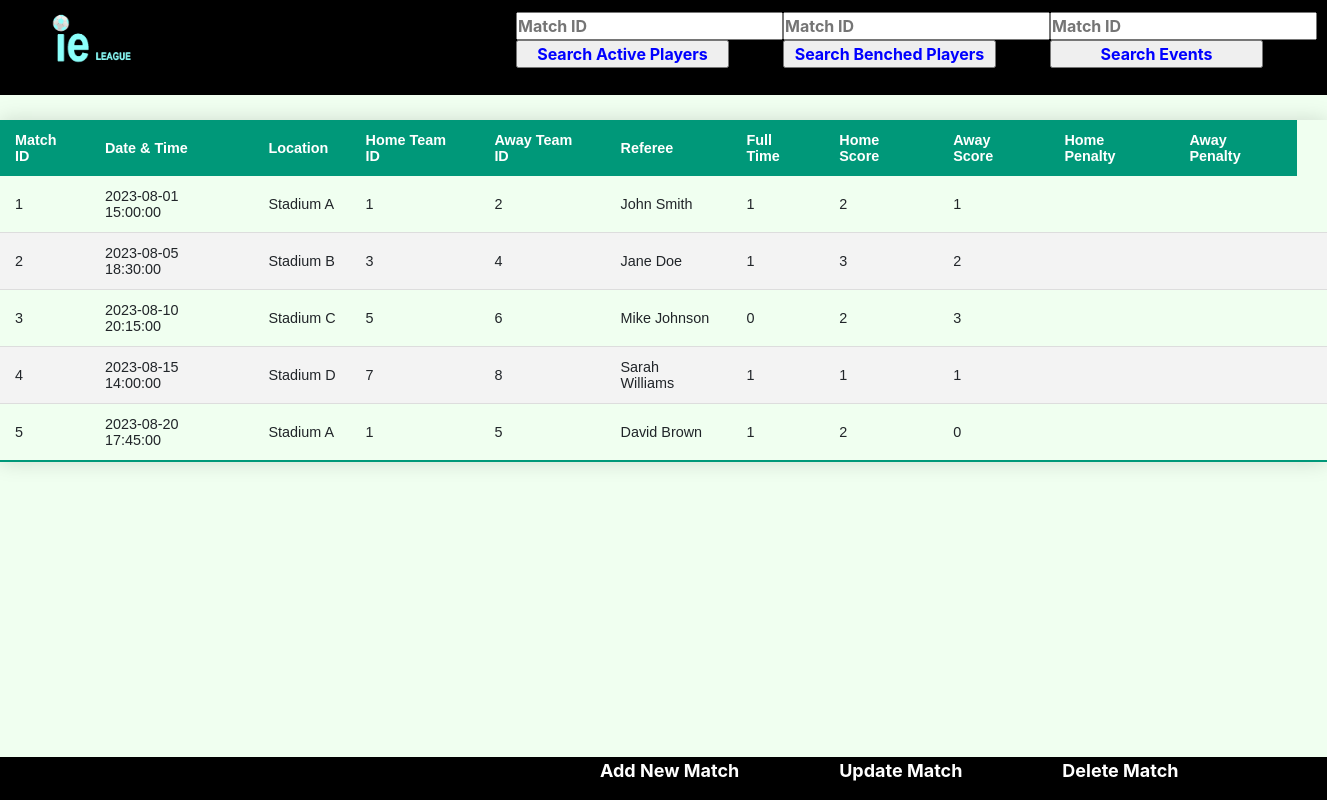
The page /Football_DB/match.php on the database its author committed.
### tables this page shows
CREATE TABLE matches (
    match_id INT AUTO_INCREMENT PRIMARY KEY,
    match_date DATETIME,
    location VARCHAR(255),
    home_team_id INT,
    away_team_id INT,
    referee VARCHAR(255),
    full_time BOOLEAN,
    home_score INT,
    away_score INT,
    home_penalty INT,
    away_penalty INT,
    FOREIGN KEY (home_team_id) REFERENCES team(team_id),
    FOREIGN KEY (away_team_id) REFERENCES team(team_id)
);

### Football_DB/match.php (the view, shortened to what this page needs)
<html>
<head>
<link rel="stylesheet" href="https://stackpath.bootstrapcdn.com/bootstrap/4.4.1/css/bootstrap.min.css">
</head>
<body style="background: honeydew;">
    <nav class="navbar background">
        <ul class="nav-list">
            <div class="logo">
			<a href= "adminhome.php">
                <img src= "logo.png" >
			</a>
            </div>
				<form action="active_player.php" method="POST" style="margin-left:350px">
				<input id="search" name="activeplayer" type="number" placeholder="Match ID">
				<input id="submit" name="submit" type="submit" value="Search Active Players" style="width:213px">
				</form>
				<form action="benched_player.php" method="POST">
				<input id="search" name="benchedplayer" type="number" placeholder="Match ID">
				<input id="submit" name="submit" type="submit" value="Search Benched Players" style="width:213px">
				</form>
				<form action="timing.php" method="POST">
				<input id="search" name="timing" type="number" placeholder="Match ID">
				<input id="submit" name="submit" type="submit" value="Search Events" style="width:213px">
				</form>
		</ul>
    </nav>
<table class="styled-table">
	<thead>
		<tr>
			<th>Match ID</th>
			<th>Date & Time</th>
			<th>Location</th>
			<th>Home Team ID</th>
			<th>Away Team ID</th>
			<th>Referee</th>
			<th>Full Time</th>
			<th>Home Score</th>
			<th>Away Score</th>
			<th>Home Penalty</th>
			<th>Away Penalty</th>
		</tr>
	</thead>
<?php
$db_host = "localhost";
$db_username = "root";
$db_password = "";
$db_database = "fmdb";
$db = mysqli_connect($db_host, $db_username, $db_password);
mysqli_select_db($db, $db_database);
if($_SERVER["REQUEST_METHOD"]=="POST"){
$matches=$_POST["matches"];
$sql = "SELECT * FROM matches where home_team_id=".$matches." OR away_team_id=".$matches."";
}else{
$sql = "SELECT * FROM matches";}
($result = mysqli_query($db, $sql));
while($row = $result->fetch_assoc()){
echo "<tr><td>" . $row["match_id"] . "</td><td>" . $row["match_date"] . "</td><td>" . $row["location"] ."</td><td>". $row["home_team_id"]. "</td><td>" . $row["away_team_id"]. "</td><td>"  .  $row["referee"] ."</td><td>" . $row["full_time"] . "</td><td>" . $row["home_score"] . "</td><td>" . $row["away_score"] . "</td><td>" . $row["home_penalty"] . "</td><td>" . $row["away_penalty"] . "</td><td>" .  "</td></tr>" ;
}
?>
</table>
<nav class="footer background">
        <ul class="nav-list">
  				<li><a href = "input_match.html" style="margin-left:550px">Add New Match</a></li>
				<li><a href = "update_match.php">Update Match</a></li>
				<li><a href = "delete_match.php">Delete Match</a></li>
		</ul>
</nav>
</body>
</html>

### Football_DB/match.php (style rules this page uses)
* { margin: 0; padding: 0; }
.navbar { display: flex; align-items: center; justify-content: center; position: sticky; top: 0; cursor: pointer; }
.footer { display: flex; align-items: center; justify-content: center; cursor: pointer; position: fixed; left: 0; bottom: 0; width: 100%; background-color: black; color: white; text-align: center; }
.background { background: black; background-blend-mode: darken; background-size: cover; }
.nav-list { width: 100%; display: flex; align-items: center; }
.logo { display: flex; justify-content: left; align-items: left; }
.logo img { width: 150px; border-radius: 10px; }
.nav-list li { list-style: none; padding: 0px 50px }
.nav-list li a { font-size: 18px; font-weight: bold; text-decoration: none; color: white; }
.nav-list input { color: blue; font-weight: bold; }
.styled-table { border-collapse: collapse; margin: 25px 0; font-size: 0.9em; font-family: sans-serif; min-width: 400px; box-shadow: 0 0 20px rgba(0, 0, 0, 0.15); }
.styled-table thead tr { background-color: #009879; color: #ffffff; text-align: left; }
.styled-table th, .styled-table td { padding: 12px 15px; }
.styled-table tbody tr { border-bottom: 1px solid #dddddd; }
.styled-table tbody tr:nth-of-type(even) { background-color: #f3f3f3; }
.styled-table tbody tr:last-of-type { border-bottom: 2px solid #009879; }

### rows shown on the page
matches: match_id "1", match_date "2023-08-01 15:00:00", location "Stadium A", home_team "1", away_team "2", referee "John Smith", full_time "1", home_score "2", away_score "1"
matches: match_id "2", match_date "2023-08-05 18:30:00", location "Stadium B", home_team "3", away_team "4", referee "Jane Doe", full_time "1", home_score "3", away_score "2"
matches: match_id "3", match_date "2023-08-10 20:15:00", location "Stadium C", home_team "5", away_team "6", referee "Mike Johnson", full_time "0", home_score "2", away_score "3"
matches: match_id "4", match_date "2023-08-15 14:00:00", location "Stadium D", home_team "7", away_team "8", referee "Sarah Williams", full_time "1", home_score "1", away_score "1"
matches: match_id "5", match_date "2023-08-20 17:45:00", location "Stadium A", home_team "1", away_team "5", referee "David Brown", full_time "1", home_score "2", away_score "0"
